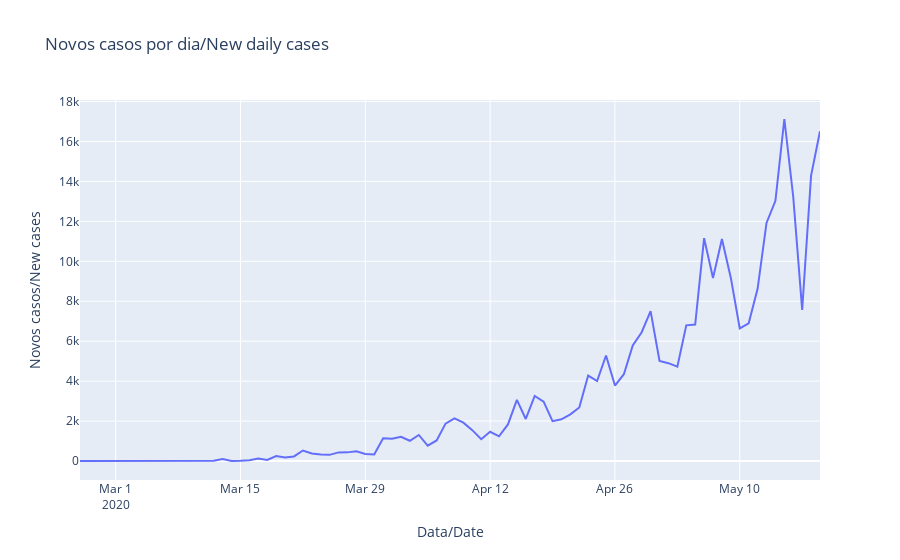

Notebook cell for this chart:
### Code cell
# Visualizando
px.line(brasil, x='observation_date', y='new_cases', title='Novos casos por dia/New daily cases',
       labels={'observation_date': 'Data/Date', 'new_cases': 'Novos casos/New cases'})
